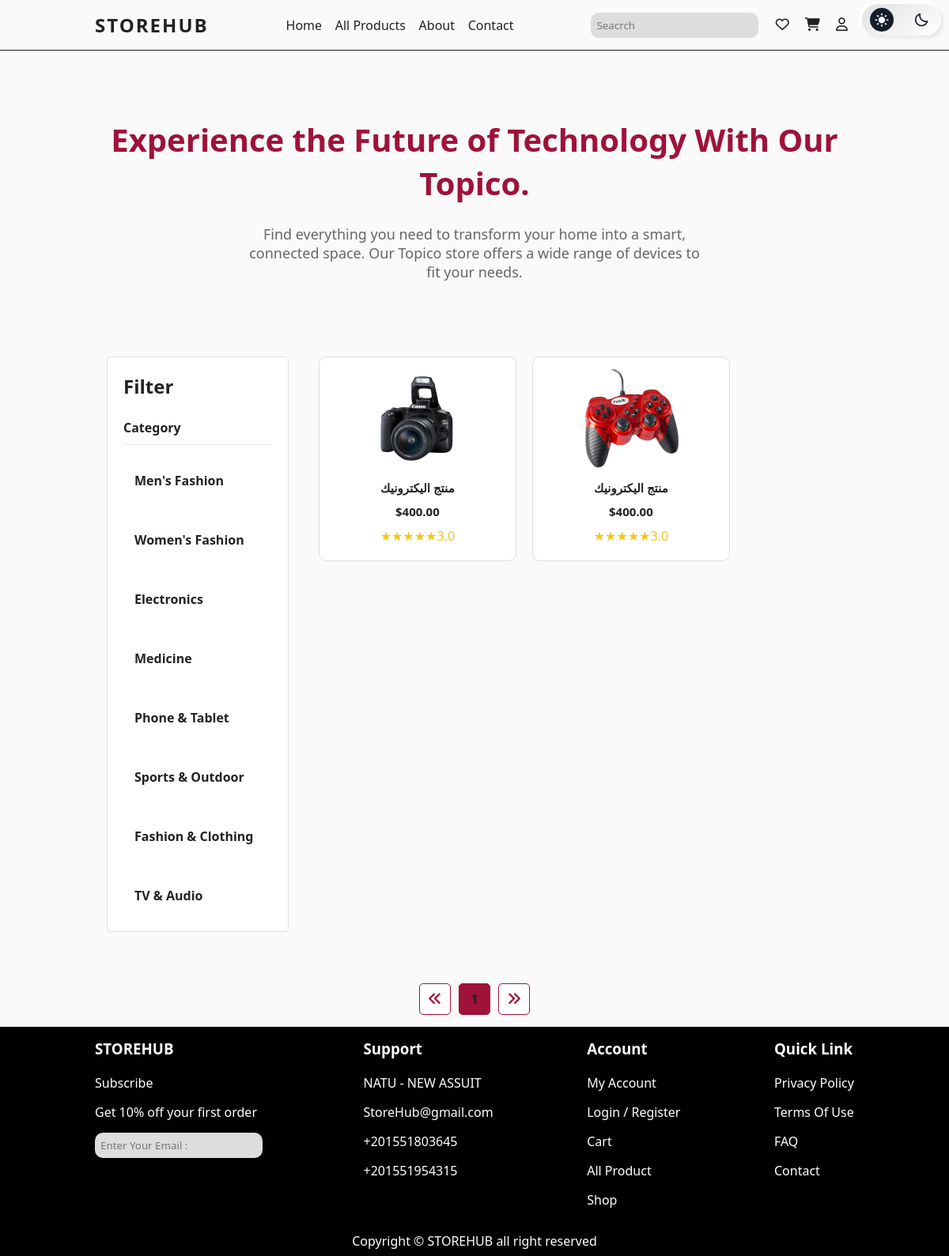
The page /allproducts/?category=Electronics on the database its author committed.
### pages/models.py (models this page shows, shortened)
class Category(models.Model):
    name = models.CharField(max_length=50, unique=True, verbose_name="التصنيف")
    class Meta:
        verbose_name = "تصنيف"
        verbose_name_plural = "تصنيفات"

class Product(models.Model):
    name = models.CharField(max_length=255, verbose_name="اسم المنتج", blank=True, null=True, default="منتج بدون اسم")
    price = models.DecimalField(max_digits=10, decimal_places=2, verbose_name="السعر", default=0.00)
    saler = models.ForeignKey(User, on_delete=models.CASCADE, related_name='products', null=True, blank=True)
    image = models.ImageField(upload_to='products/', default='default.jpg', verbose_name="صورة المنتج", blank=True, null=True)
    color = models.CharField(max_length=50, verbose_name="اللون", blank=True, null=True)
    likes = models.ManyToManyField(User, related_name='product_likes', blank=True, verbose_name="اللايكات")
    color = models.CharField(max_length=50, choices=[
        ('red', 'Red'),
        ('green', 'Green'),
        ('yellow', 'Yellow'),
        ('blue', 'Blue'),
        ('orangered', 'OrangeRed'),
        ('black', 'Black')],
        default="black", verbose_name="اللون")
    category = models.ForeignKey(Category, on_delete=models.SET_NULL, null=True, blank=True, verbose_name="التصنيف")
    rating = models.FloatField(default=0, verbose_name="التقييم")
    class Meta:
        verbose_name = "منتج"
        verbose_name_plural = "منتجات"
    class Meta:
        verbose_name = "منتج"
        verbose_name_plural = "منتجات"
        ordering = ['-rating']

### pages/views.py (the view)
# urls.py: path('allproducts/' ,views.allproducts, name='allproducts'),
def allproducts(request):
    categories = Category.objects.all()
    colors = ['red', 'green', 'yellow', 'blue', 'orangered', 'black']
    products = Product.objects.all()
    selected_category = request.GET.get('category')
    selected_color = request.GET.get('color')
    filters = Q()
    if selected_category:
        filters &= Q(category__name=selected_category)
    if selected_color:
        filters &= Q(color=selected_color)
    if filters:
        products = products.filter(filters)
    paginator = Paginator(products, 9)
    page_number = request.GET.get('page')
    page_obj = paginator.get_page(page_number)
    context = {
        'categories': categories,
        'colors': colors,
        'products': page_obj.object_list,
        'page_obj': page_obj,
    }
    return render(request, 'pages/allproduct.html', context)

### pages/templates/pages/allproduct.html (shortened to what this page needs)
{% extends 'pages/base.html' %}
{% block content %}
{% load static %}
<head>
  <link rel="stylesheet" href="{% static 'css/style.css' %}" />
  <link rel="stylesheet" href="https://cdnjs.cloudflare.com/ajax/libs/font-awesome/6.7.2/css/all.min.css"
 />
  <link href="https://unpkg.com/boxicons@2.1.2/css/boxicons.min.css" rel="stylesheet" />
  <link rel="stylesheet" href="https://unpkg.com/swiper/swiper-bundle.min.css" />
</head>
<body class="light">
         <section class="top_page">
      <div class="container">
        <h1>Experience the Future of Technology With Our Topico.</h1>
        <p>
          Find everything you need to transform your home into a smart, connected space. Our Topico store offers a wide
          range of devices to fit your needs.
        </p>
      </div>
    </section>
    <section class="allproduct">
      <div class="container">
        <div class="filter">
          <h2>Filter</h2>
          <div class="filter_item">
              <h4>Category</h4>
              <div class="content">
                  {% for category in categories %}
                      <div class="item"><a href="?category={{ category.name }}">{{ category.name }}</a></div>
                  {% endfor %}
              </div>
          </div>
      </div>
          <div id="products-container" class="products_dev">
              {% for product in products %}
              <div class="product-card">
                  <img src="{{ product.image.url }}" alt="{{ product.name }}" class="product-image" />
                  <h3 class="product-title">{{ product.name }}</h3>
                  <h3 class="product-title">${{ product.price }}</h3>
                  <div class="rating">★★★★★{{ product.rating }}</div>
              </div>
              {% endfor %}
          </div>
      </div>
      <div class="pagination">
        {% if page_obj.has_previous %}
            <button class="pagination-btn" title="Previous Page" onclick="window.location.href='?page={{ page_obj.previous_page_number }}'">
                <i class="fas fa-angle-double-left"></i>
            </button>
        {% else %}
            <button class="pagination-btn disabled" title="Previous Page" disabled>
                <i class="fas fa-angle-double-left"></i>
            </button>
        {% endif %}
        {% for num in page_obj.paginator.page_range %}
            <button class="pagination-number {% if page_obj.number == num %}active{% endif %}" onclick="window.location.href='?page={{ num }}'">
                {{ num }}
            </button>
        {% endfor %}
        {% if page_obj.has_next %}
            <button class="pagination-btn" title="Next Page" onclick="window.location.href='?page={{ page_obj.next_page_number }}'">
                <i class="fas fa-angle-double-right"></i>
            </button>
        {% else %}
            <button class="pagination-btn disabled" title="Next Page" disabled>
                <i class="fas fa-angle-double-right"></i>
            </button>
        {% endif %}
    </div>
  </section>
</body>
</html>
{% endblock %}

### templates/pages/base.html
{% include 'pages/parts/header.html' %}
{% block content %}
{% endblock content %}
{% include 'pages/parts/footer.html' %}

### templates/pages/parts/header.html (shortened to what this page needs)
<!DOCTYPE html>
{% load static %}
<html lang="en">
  <head>
    <link rel="stylesheet" href="{% static 'css/style.css' %}" />
    <link
      rel="stylesheet"
      href="https://cdnjs.cloudflare.com/ajax/libs/font-awesome/6.7.2/css/all.min.css"
    />
    <link
      href="https://unpkg.com/boxicons@2.1.2/css/boxicons.min.css"
      rel="stylesheet"
    />
  </head>
  <body class="light">
    <header>
      <div class="container">
        <nav>
          <h1>STOREHUB</h1>
          <div class="linkes">
            <a href="{% url 'index' %}" >
              <p>Home</p>
            </a>
            <a href="{% url 'allproducts' %}">
              <p>All Products</p>
            </a>
            <a href="{% url 'about' %}">
              <p>About</p>
            </a>
            <a href="{% url 'contact' %}">
              <p>Contact</p>
            </a>
          </div>
          <form class="header-form">
            <input type="search" placeholder="Seacrch" class="seacrch" />
            <i class="fa-regular fa-heart"></i>
            <a href="cart.html"><i class="fa-solid fa-cart-shopping"></i></a>
            <a href="{% url 'register' %}"><i class="fa-regular fa-user"></i></a>
            <label class="toggle" for="toggle">
              <i class="bx bxs-sun"></i>
              <i class="bx bx-moon"></i>
              <span class="ball"></span>
            </label>
          </form>
        </nav>
      </div>
    </header>

### templates/pages/parts/footer.html (shortened to what this page needs)
<footer>
  {% load static %}
  <div class="container">
    <div class="foot1">
      <h3>STOREHUB</h3>
      <a href="#"><p>Subscribe</p></a>
      <a href="#"><p>Get 10% off your first order</p></a>
      <input type="email" class="seacrch" placeholder="Enter Your Email : "/>
    </div>
    <div class="foot2">
      <h3>Support</h3>
      <a href="#"><p>NATU - NEW ASSUIT</p></a>
      <a href="#"><p>StoreHub@gmail.com</p></a>
      <a href="#"><p>+201551803645</p></a>
      <a href="#"><p>+201551954315</p></a>
    </div>
    <div class="foot3">
        <h3>Account</h3>
        <a href="account.html"><p>My Account</p></a>
        <a href="#"><p>Login / Register</p></a>
        <a href="cart.html"><p>Cart</p></a>
        <a href="#"><p>All Product</p></a>
        <a href="#"><p>Shop</p></a>
    </div>
    <div class="foot4">
      <h3>Quick Link</h3>
      <a href="#"><p>Privacy Policy</p></a>
      <a href="#"><p>Terms Of Use</p></a>
      <a href="#"><p>FAQ</p></a>
      <a href="{% url 'contact' %}"><p>Contact</p></a>
    </div>
  </div>
  <p style="text-align: center; padding-bottom: 8px;">Copyright &copy;<span> STOREHUB </span>all right reserved</p>
</footer>

### rows shown on the page
Category: name "Men's Fashion"
Category: name "Women's Fashion"
Category: name "Electronics"
Category: name "Medicine"
Category: name "Phone & Tablet"
Category: name "Sports & Outdoor"
Category: name "Fashion & Clothing"
Category: name "TV & Audio"
Product: image (picture), name "منتج اليكترونيك", price "400.00", rating "3.0"
Product: image (picture), name "منتج اليكترونيك", price "400.00", rating "3.0"

### other values the page prints
{{ num }} "1"
